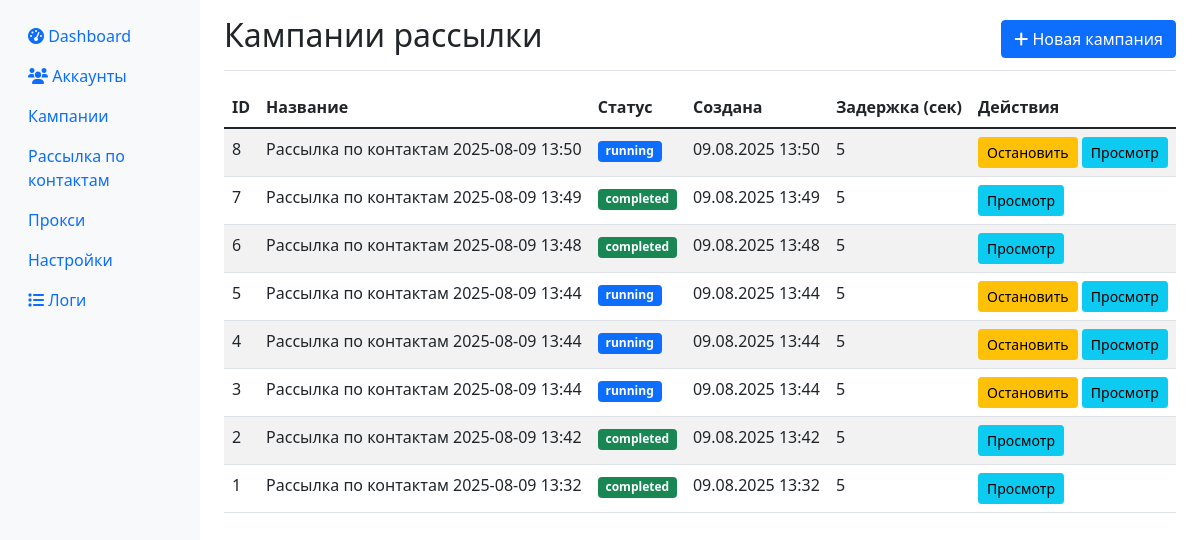
The page /campaigns on the database as committed earlier.
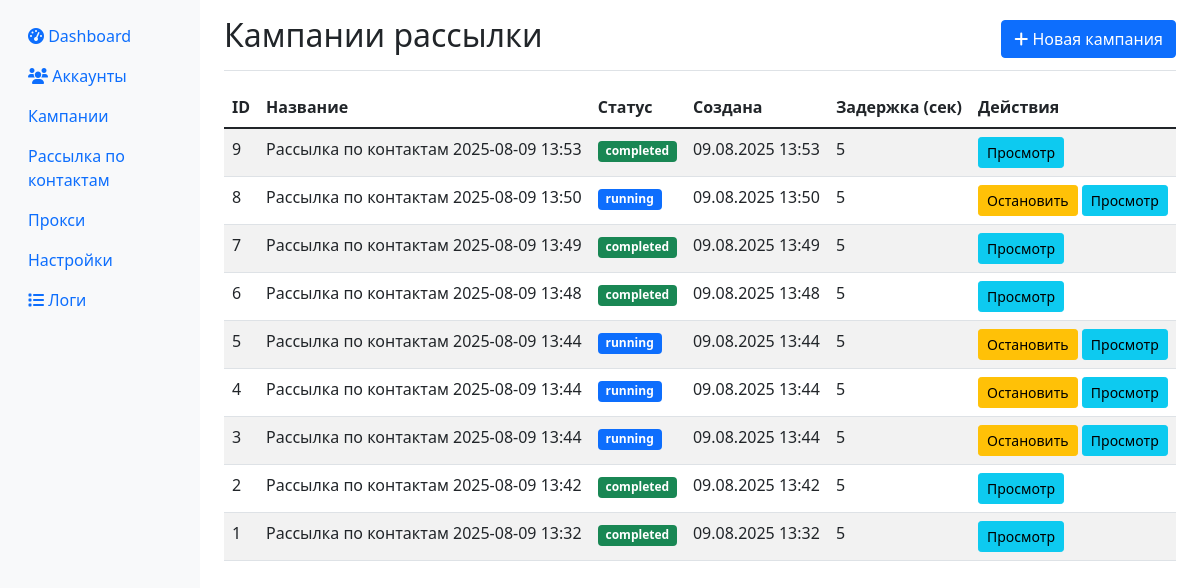
The same page on the database as committed later.
### app/database.py (models this page shows)
class Campaign(Base):
    __tablename__ = "campaigns"
    id = Column(Integer, primary_key=True, index=True)
    name = Column(String)
    channel_message = Column(Text, nullable=True)
    group_message = Column(Text, nullable=True)
    private_message = Column(Text, nullable=True)
    channels_list = Column(Text, nullable=True)
    groups_list = Column(Text, nullable=True)
    private_list = Column(Text, nullable=True)
    delay_seconds = Column(Integer, default=3)
    attachment_path = Column(String, nullable=True)
    status = Column(String, default="created")  # created, running, paused, completed, scheduled, cancelled
    created_at = Column(DateTime, default=datetime.utcnow)
    scheduled_start = Column(DateTime, nullable=True)  # время запланированного старта
    account_id = Column(Integer, nullable=True)  # для привязки к конкретному аккаунту

### app/web.py (the view)
@app.get("/campaigns", response_class=HTMLResponse)
async def campaigns_page(request: Request, db: Session = Depends(get_db)):
    campaigns = db.query(Campaign).order_by(Campaign.created_at.desc()).all()
    return templates.TemplateResponse("campaigns.html", {
        "request": request,
        "campaigns": campaigns
    })

### templates/campaigns.html (shortened to what this page needs)
{% extends "base.html" %}
{% block content %}
<div class="d-flex justify-content-between flex-wrap flex-md-nowrap align-items-center pt-3 pb-2 mb-3 border-bottom">
    <h1 class="h2">Кампании рассылки</h1>
    <a href="/campaigns/new" class="btn btn-primary">
        <i class="fas fa-plus"></i> Новая кампания
    </a>
</div>
<div class="table-responsive">
    <table class="table table-striped">
        <thead>
            <tr>
                <th>ID</th>
                <th>Название</th>
                <th>Статус</th>
                <th>Создана</th>
                <th>Задержка (сек)</th>
                <th>Действия</th>
            </tr>
        </thead>
        <tbody>
            {% for campaign in campaigns %}
            <tr>
                <td>{{ campaign.id }}</td>
                <td>{{ campaign.name }}</td>
                <td>
                    <span class="badge bg-{% if campaign.status == 'running' %}primary{% elif campaign.status == 'completed' %}success{% elif campaign.status == 'paused' %}warning{% else %}secondary{% endif %}">
                        {{ campaign.status }}
                    </span>
                </td>
                <td>{{ campaign.created_at.strftime('%d.%m.%Y %H:%M') }}</td>
                <td>{{ campaign.delay_seconds }}</td>
                <td>
                    {% if campaign.status == 'draft' or campaign.status == 'paused' %}
                    <button class="btn btn-sm btn-success" onclick="startCampaign({{ campaign.id }})">
                        Запустить
                    </button>
                    {% elif campaign.status == 'running' %}
                    <button class="btn btn-sm btn-warning" onclick="stopCampaign({{ campaign.id }})">
                        Остановить
                    </button>
                    {% endif %}
                    <button class="btn btn-sm btn-info" onclick="viewCampaign({{ campaign.id }})">
                        Просмотр
                    </button>
                </td>
            </tr>
            {% endfor %}
        </tbody>
    </table>
</div>
{% endblock %}

### templates/base.html (shortened to what this page needs)
<!DOCTYPE html>
<html lang="ru">
<head>
    <link href="https://cdn.jsdelivr.net/npm/bootstrap@5.1.3/dist/css/bootstrap.min.css" rel="stylesheet">
    <link href="https://cdnjs.cloudflare.com/ajax/libs/font-awesome/6.0.0/css/all.min.css" rel="stylesheet">
</head>
<body>
    <div class="container-fluid">
        <div class="row">
            <nav class="col-md-2 d-md-block sidebar collapse">
                <div class="position-sticky pt-3">
                    <ul class="nav flex-column">
                        <li class="nav-item">
                            <a class="nav-link" href="/">
                                <i class="fas fa-tachometer-alt"></i> Dashboard
                            </a>
                        </li>
                        <li class="nav-item">
                            <a class="nav-link" href="/accounts">
                                <i class="fas fa-users"></i> Аккаунты
                            </a>
                        </li>
                        <li class="nav-item">
                            <a class="nav-link" href="/campaigns">Кампании</a>
                        </li>
                        <li class="nav-item">
                            <a class="nav-link" href="/contacts-campaign">Рассылка по контактам</a>
                        </li>
                        <li class="nav-item">
                            <a class="nav-link" href="/proxies">Прокси</a>
                        </li>
                        <li class="nav-item">
                            <a class="nav-link" href="/settings">Настройки</a>
                        </li>
                        <li class="nav-item">
                            <a class="nav-link" href="/logs">
                                <i class="fas fa-list"></i> Логи
                            </a>
                        </li>
                    </ul>
                </div>
            </nav>
            <main class="col-md-10 ms-sm-auto px-md-4">
                {% block content %}{% endblock %}
            </main>
        </div>
    </div>
</body>
</html>

### templates/base.html (style rules this page uses)
.sidebar { min-height: 100vh; background-color: #f8f9fa; }

Rows that differ between the two databases and show on the page:
added Campaign: id "9", name "Рассылка по контактам 2025-08-09 13:53", status "completed", created_at "09.08.2025 13:53", delay_seconds "5"
